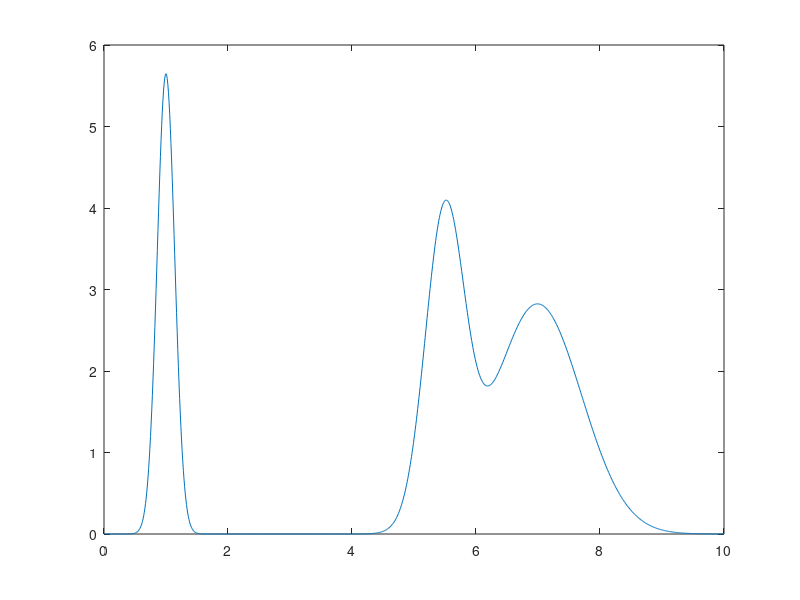

The MATLAB source for this figure: (Note: this script raises an error after producing the figure.)
function test_fftf_1D
% testing filter, related to standard fft transformation.

t = (1:1000)*0.01;

fd = fdistr(t);
plot(t,fd);
distr = build_distribution(t,fd,1000);

[bedg,bin] = build_bins(t);
fc = histcounts(distr,bedg);
fc = fc./bin;
hold on;
plot(t,fc);


[X, f, y, y2] = fftf_1D(t, fc, [],20);

[X, f, y, y2] = fftf_1D(t, fc, [],15);
[X, f, y, y2] = fftf_1D(t, fc, [],50);








function fd = fdistr(t)

t_min = min(t);
t_max = max(t);
dT = t_max-t_min;
t0 =[0.1,0.55,0.7]*dT;
Sigma = [sqrt(0.0002),sqrt(0.0010),sqrt(0.0050)]*dT;
Sigma2 =Sigma.*Sigma;
A = [2,3,5];
fd = sum(exp(-(t-t0').^2./(2*Sigma2')).*(A'./Sigma')/sqrt(2*pi),1);
